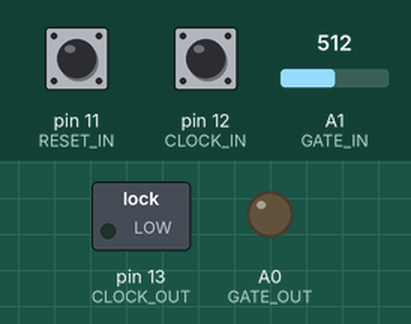
This sketch was run on a simulated Arduino Uno, built with avr-gcc and run on an emulated ATmega328P. Shown: switched loads named in the sketch (green lamp = pin HIGH), output pins drawn as LEDs (lit = HIGH). Dashed ring = blinking. Inputs (shaded band) come from the test bench; at power-on: pin 12 (CLOCK_IN) LOW, pin 11 (RESET_IN) LOW, A1 (GATE_IN) = 512. Pins used as bus, display or sensor lines are not drawn.

Above: at 1.2 s.
1.3 s: pin 12 (CLOCK_IN) driven HIGH
At 2.5 s:
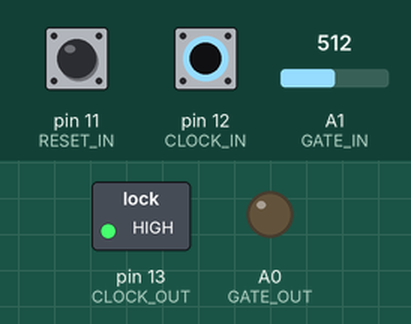
2.8 s: pin 12 (CLOCK_IN) driven LOW
At 3.8 s:
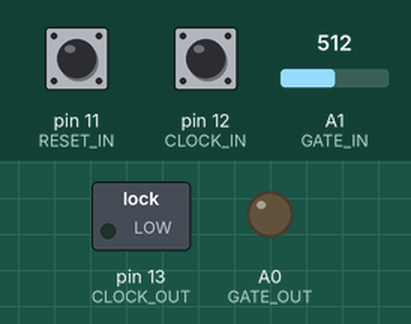
4.3 s: pin 12 (CLOCK_IN) driven HIGH
At 5.0 s:
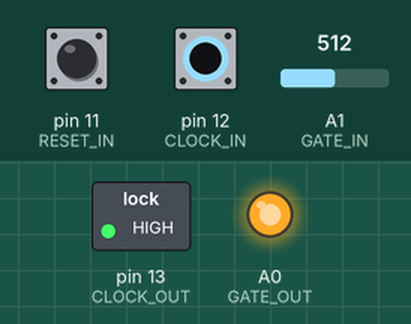
7.3 s: pin 12 (CLOCK_IN) pulsed LOW 2 times (0.12 s each, 0.3 s apart)
At 7.66 s:
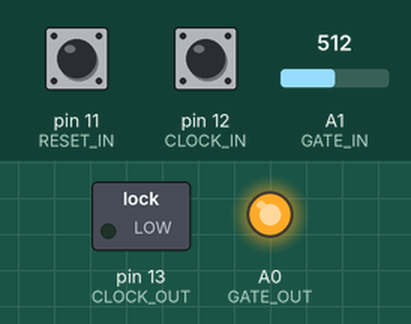
Timing chart, 0 to 10.3 s (numbered marks = the images above; inputs shaded):
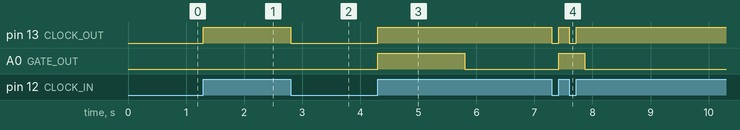

Measured:
- after the input at 1.3 s, pin 13 (CLOCK_OUT): LOW → HIGH at once
- after the input at 2.8 s, pin 13 (CLOCK_OUT): HIGH → LOW at once
- after the input at 4.3 s, pin 13 (CLOCK_OUT): LOW → HIGH at once; A0 (GATE_OUT): LOW → HIGH at once, → LOW 1.5 s later
- after the input at 7.3 s, pin 13 (CLOCK_OUT): alternates HIGH for 0.18 s and LOW for 0.12 s, 4 changes in all, then stays HIGH, starting at once; A0 (GATE_OUT): LOW → HIGH after 0.12 s, → LOW 0.45 s later

The sketch:

mod_synth_seq.ino
```cpp
/*
 * Arduino 8 step sequencer for modular synth
 */

int CLOCK_IN = 12;
int CLOCK_OUT = LED_BUILTIN;
int RESET_IN = 11;
int RESET_OUT = 10;
int GATE_OUT = A0;
int GATE_IN = A1;
int STEP_0 = 2;
int STEP_1 = 3;
int STEP_2 = 4;
int STEP_3 = 5;
int STEP_4 = 6;
int STEP_5 = 7;
int STEP_6 = 8;
int STEP_7 = 9;

int current_step = 0;
int MAX_STEPS = 8;
int steps[] = {
  STEP_0,
  STEP_1,
  STEP_2,
  STEP_3,
  STEP_4,
  STEP_5,
  STEP_6,
  STEP_7
};

int ANALOG_MIN = 0;
int ANALOG_MAX = 1023;
int GATE_MIN = 0;
int GATE_MAX = 100;

int clock_state = LOW;
bool clock_required = false;
unsigned long last_clock = 0;
unsigned long clock_period = 0;
int reset_state = LOW;
bool reset_required = false;
unsigned long gate_millis = 0;
int gate_duration = 0;

void setup() {
  pinMode(CLOCK_IN, INPUT);
  pinMode(CLOCK_OUT, OUTPUT);
  pinMode(RESET_IN, INPUT);
  pinMode(RESET_OUT, OUTPUT);
  pinMode(GATE_IN, INPUT);
  pinMode(GATE_OUT, OUTPUT);
  for (int i = 0; i < MAX_STEPS; i++) {
    pinMode(steps[i], OUTPUT);
  }
}

void loop() {
  if (clock_required) {

    // step and check boundary
    current_step++;
    if (current_step >= MAX_STEPS) {
      current_step = 0;
    }

    // setup gate output
    gate_millis = millis();
    digitalWrite(GATE_OUT, HIGH);

    // clock event has been dealt with
    clock_required = false;

    // check if we need to reset to zero
    if (reset_required) {
      current_step = 0;
      reset_required = false;
    }
  }

  // check if it is time to stop the gate
  int gate_elapsed = millis() - gate_millis;
  if (gate_elapsed >= gate_duration) {
    digitalWrite(GATE_OUT, LOW);
  }

  processGate();
  processClock();
  processReset();
  updateOutput();
}

void processGate() {
  int gate_in = analogRead(GATE_IN);
  float duration = map(gate_in, ANALOG_MIN, ANALOG_MAX, GATE_MIN, GATE_MAX);
  gate_duration = clock_period * (duration / 100);
}

void processClock() {
  int clock_in = digitalRead(CLOCK_IN);
  if (clock_in == HIGH && clock_state == LOW) {
    digitalWrite(CLOCK_OUT, HIGH);
    clock_state = HIGH;
    clock_required = true;

    unsigned long current_millis = millis();
    clock_period = current_millis - last_clock;
    last_clock = current_millis;
  }

  if (clock_in == LOW && clock_state == HIGH) {
    digitalWrite(CLOCK_OUT, LOW);
    clock_state = LOW;
  }
}

void processReset() {
  int reset_in = digitalRead(RESET_IN);
  if (reset_in == HIGH && reset_state == LOW) {
    digitalWrite(RESET_OUT, HIGH);
    reset_state = HIGH;
    reset_required = true;
  }

  if (reset_in == LOW && reset_state == HIGH) {
    digitalWrite(RESET_OUT, LOW);
    reset_state = LOW;
  }
}

void updateOutput() {
  for (int i = 0; i < MAX_STEPS; i++) {
    digitalWrite(steps[i], i == current_step ? HIGH : LOW);
  }
}
```
